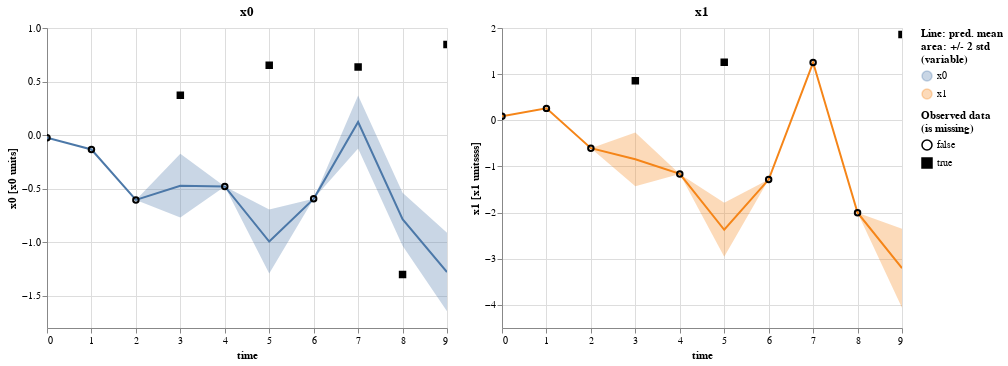

This figure's notebook cell:
### Code cell
imp.plot_pred(units = {'x0': 'x0 units', 'x1': 'x1 unitssss'})

### Figure 1 — Vega-Lite specification as saved in the notebook (floating-point values rounded to 4 significant figures)
{"config": {"view": {"continuousWidth": 400, "continuousHeight": 300}}, "vconcat": [{"hconcat": [{"layer": [{"mark": "errorband", "encoding": {"color": {"field": "variable", "legend": {"title": ["Line: pred. mean", "area: +/- 2 std", "(variable)"]}, "type": "nominal"}, "tooltip": [{"field": "std", "format": ".4", "type": "quantitative"}, {"field": "mean", "format": ".4", "type": "quantitative"}], "x": {"field": "time", "type": "quantitative"}, "y": {"field": "err_low", "scale": {"zero": false}, "title": "x0 [x0 units]", "type": "quantitative"}, "y2": {"field": "err_high"}}, "transform": [{"calculate": "datum.mean - 2 * datum.std", "as": "err_low"}, {"calculate": "datum.mean + 2 * datum.std", "as": "err_high"}]}, {"mark": "line", "encoding": {"color": {"field": "variable", "type": "nominal"}, "x": {"field": "time", "type": "quantitative"}, "y": {"field": "mean", "scale": {"zero": false}, "title": "x0 [x0 units]", "type": "quantitative"}}, "selection": {"selector043": {"type": "interval", "bind": "scales", "encodings": ["x"]}}, "title": "x0"}, {"data": {"name": "data-0e934a8a657b6c7406713e274118184b"}, "mark": {"type": "point", "color": "black", "fillOpacity": 1, "strokeWidth": 2}, "encoding": {"fill": {"field": "is_missing", "legend": {"title": ["Observed data", "(is missing)"]}, "scale": {"range": ["#ffffff00", "black"]}, "type": "nominal"}, "shape": {"field": "is_missing", "type": "nominal"}, "x": {"field": "time", "type": "quantitative"}, "y": {"field": "value", "scale": {"zero": false}, "title": "x0 [x0 units]", "type": "quantitative"}}}]}, {"layer": [{"mark": "errorband", "encoding": {"color": {"field": "variable", "legend": {"title": ["Line: pred. mean", "area: +/- 2 std", "(variable)"]}, "type": "nominal"}, "tooltip": [{"field": "std", "format": ".4", "type": "quantitative"}, {"field": "mean", "format": ".4", "type": "quantitative"}], "x": {"field": "time", "type": "quantitative"}, "y": {"field": "err_low", "scale": {"zero": false}, "title": "x1 [x1 unitssss]", "type": "quantitative"}, "y2": {"field": "err_high"}}, "transform": [{"calculate": "datum.mean - 2 * datum.std", "as": "err_low"}, {"calculate": "datum.mean + 2 * datum.std", "as": "err_high"}]}, {"mark": "line", "encoding": {"color": {"field": "variable", "type": "nominal"}, "x": {"field": "time", "type": "quantitative"}, "y": {"field": "mean", "scale": {"zero": false}, "title": "x1 [x1 unitssss]", "type": "quantitative"}}, "selection": {"selector043": {"type": "interval", "bind": "scales", "encodings": ["x"]}}, "title": "x1"}, {"data": {"name": "data-70447e524ed7988fc2a61e8cbcae3690"}, "mark": {"type": "point", "color": "black", "fillOpacity": 1, "strokeWidth": 2}, "encoding": {"fill": {"field": "is_missing", "legend": {"title": ["Observed data", "(is missing)"]}, "scale": {"range": ["#ffffff00", "black"]}, "type": "nominal"}, "shape": {"field": "is_missing", "type": "nominal"}, "x": {"field": "time", "type": "quantitative"}, "y": {"field": "value", "scale": {"zero": false}, "title": "x1 [x1 unitssss]", "type": "quantitative"}}}], "data": {"name": "data-da35c88bface5326d99993757297c9ba"}}], "data": {"name": "data-167a3580bc3d300b5367e122046e4985"}}, {"hconcat": []}, {"hconcat": []}, {"hconcat": []}, {"hconcat": []}, {"hconcat": []}, {"hconcat": []}, {"hconcat": []}, {"hconcat": []}, {"hconcat": []}], "$schema": "https://vega.github.io/schema/vega-lite/v4.17.0.json", "datasets": {"data-167a3580bc3d300b5367e122046e4985": [{"time": 0.0, "variable": "x0", "mean": -0.02408, "std": null}, {"time": 1.0, "variable": "x0", "mean": -0.1339, "std": null}, {"time": 2.0, "variable": "x0", "mean": -0.6046, "std": null}, {"time": 4.0, "variable": "x0", "mean": -0.479, "std": null}, {"time": 6.0, "variable": "x0", "mean": -0.5947, "std": null}, {"time": 3.0, "variable": "x0", "mean": -0.4716, "std": 0.1489}, {"time": 5.0, "variable": "x0", "mean": -0.993, "std": 0.149}, {"time": 7.0, "variable": "x0", "mean": 0.1225, "std": 0.1233}, {"time": 8.0, "variable": "x0", "mean": -0.7843, "std": 0.1236}, {"time": 9.0, "variable": "x0", "mean": -1.277, "std": 0.1834}], "data-0e934a8a657b6c7406713e274118184b": [{"time": 0.0, "variable": "x0", "value": -0.02408, "is_missing": false}, {"time": 1.0, "variable": "x0", "value": -0.1339, "is_missing": false}, {"time": 2.0, "variable": "x0", "value": -0.6046, "is_missing": false}, {"time": 3.0, "variable": "x0", "value": 0.3718, "is_missing": true}, {"time": 4.0, "variable": "x0", "value": -0.479, "is_missing": false}, {"time": 5.0, "variable": "x0", "value": 0.6517, "is_missing": true}, {"time": 6.0, "variable": "x0", "value": -0.5947, "is_missing": false}, {"time": 7.0, "variable": "x0", "value": 0.6358, "is_missing": true}, {"time": 8.0, "variable": "x0", "value": -1.301, "is_missing": true}, {"time": 9.0, "variable": "x0", "value": 0.8461, "is_missing": true}], "data-da35c88bface5326d99993757297c9ba": [{"time": 0.0, "variable": "x1", "mean": 0.08927, "std": null}, {"time": 1.0, "variable": "x1", "mean": 0.2585, "std": null}, {"time": 2.0, "variable": "x1", "mean": -0.6035, "std": null}, {"time": 4.0, "variable": "x1", "mean": -1.161, "std": null}, {"time": 6.0, "variable": "x1", "mean": -1.285, "std": null}, {"time": 3.0, "variable": "x1", "mean": -0.8456, "std": 0.2917}, {"time": 5.0, "variable": "x1", "mean": -2.371, "std": 0.2922}, {"time": 7.0, "variable": "x1", "mean": 1.252, "std": 0.0}, {"time": 8.0, "variable": "x1", "mean": -2.001, "std": 0.0}, {"time": 9.0, "variable": "x1", "mean": -3.203, "std": 0.4278}], "data-70447e524ed7988fc2a61e8cbcae3690": [{"time": 0.0, "variable": "x1", "value": 0.08927, "is_missing": false}, {"time": 1.0, "variable": "x1", "value": 0.2585, "is_missing": false}, {"time": 2.0, "variable": "x1", "value": -0.6035, "is_missing": false}, {"time": 3.0, "variable": "x1", "value": 0.858, "is_missing": true}, {"time": 4.0, "variable": "x1", "value": -1.161, "is_missing": false}, {"time": 5.0, "variable": "x1", "value": 1.26, "is_missing": true}, {"time": 6.0, "variable": "x1", "value": -1.285, "is_missing": false}, {"time": 7.0, "variable": "x1", "value": 1.252, "is_missing": false}, {"time": 8.0, "variable": "x1", "value": -2.001, "is_missing": false}, {"time": 9.0, "variable": "x1", "value": 1.86, "is_missing": true}]}}
